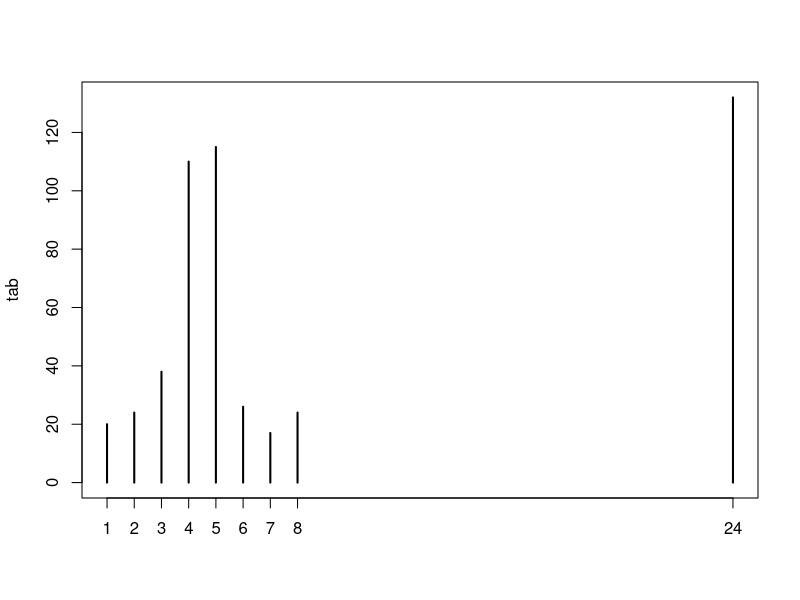

Write R code to recreate this figure.
library("MASS") # for Boston Housing data
tab <- table(Boston$rad)
# bar chart as needles (should not be used!)
plot(tab)
